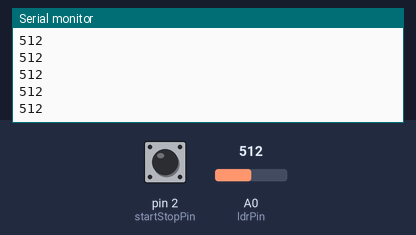
Recording of a program running on a simulated Arduino Uno, built with avr-gcc and run on an emulated ATmega328P. On the bench: the last lines printed to the serial monitor. Inputs (shaded band) come from the test bench; at power-on: A0 (ldrPin) = 512, pin 2 (startStopPin) HIGH.

Above: at 1.2 s.
1.3 s: A0 (ldrPin) set to 157
At 2.3 s:
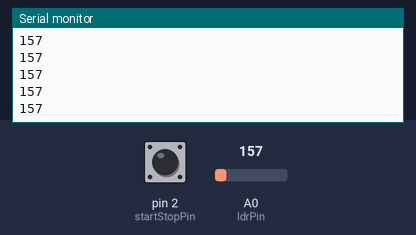
2.8 s: A0 (ldrPin) set to 137
At 3.3 s:
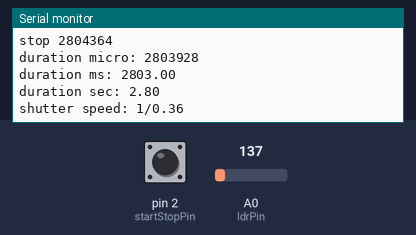

Measured:
- the behaviour switches between 151 and 150 on A0 (ldrPin) (found by bisection; images 1 and 2)
- after the input at 1.3 s, the serial monitor: prints a new line after 0.07 s (image 1)
- after the input at 2.8 s, the serial monitor: prints a new line after 0.07 s (image 2)

The program:

main.cpp
```cpp
#include <Arduino.h>

const int startStopPin = 2;
const int ldrPin = A0;
bool programRunningState = false;
int threshold = 150;
bool isOpen = false;
unsigned long start = 0;
unsigned long stop = 0;

void test(int ldrValue) {
    if (ldrValue > threshold) {
      Serial.println(ldrValue);
    }
}

void setup() {
  pinMode(startStopPin, INPUT_PULLUP);
  Serial.begin(9600);
}

void loop() {
    if(digitalRead(startStopPin)== LOW){
        delay(200);
        programRunningState = !programRunningState;
        if (programRunningState) {
          Serial.println("Program Started. Monitoring light changes...");
        } else {
          Serial.println("Program Stopped.");
        }
        while (digitalRead(startStopPin) == LOW);
    }

    int ldrValue = analogRead(ldrPin);
    test(ldrValue);

    // shutter opens
    if (ldrValue > threshold && !isOpen) {
      start = micros();

      Serial.print("start ");
      Serial.println(start);

      isOpen = true;
    }
    // shutter closes
    else if (ldrValue <= threshold && isOpen) {
      stop = micros();
      Serial.print("stop ");
      Serial.println(stop);

      unsigned long duration = stop - start;
      float ms = duration/1000;
      float secs = ms/1000;
      float shutterspeed = 1.0 / (ms / 1000.0);

      Serial.print("duration micro: ");
      Serial.println(duration);

      Serial.print("duration ms: ");
      Serial.println(ms);

      Serial.print("duration sec: ");
      Serial.println(secs);

      Serial.print("shutter speed: 1/");
      Serial.println(shutterspeed);

      start = 0;
      stop = 0;

      isOpen = false;
    }
}
```
